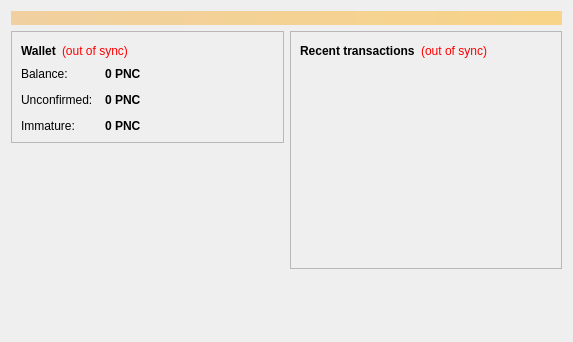
<?xml version="1.0" encoding="UTF-8"?>
<ui version="4.0">
 <class>OverviewPage</class>
 <widget class="QWidget" name="OverviewPage">
  <property name="geometry">
   <rect>
    <x>0</x>
    <y>0</y>
    <width>573</width>
    <height>342</height>
   </rect>
  </property>
  <property name="windowTitle">
   <string>Form</string>
  </property>
  <layout class="QVBoxLayout" name="topLayout">
   <item>
    <widget class="QLabel" name="labelAlerts">
     <property name="visible">
      <bool>false</bool>
     </property>
     <property name="styleSheet">
      <string notr="true">background-color: qlineargradient(x1: 0, y1: 0, x2: 1, y2: 0, stop:0 #F0D0A0, stop:1 #F8D488); color:#000000;</string>
     </property>
     <property name="wordWrap">
      <bool>true</bool>
     </property>
     <property name="margin">
      <number>3</number>
     </property>
    </widget>
   </item>
   <item>
    <layout class="QHBoxLayout" name="horizontalLayout" stretch="1,1">
     <item>
      <layout class="QVBoxLayout" name="verticalLayout_2">
       <item>
        <widget class="QFrame" name="frame">
         <property name="frameShape">
          <enum>QFrame::StyledPanel</enum>
         </property>
         <property name="frameShadow">
          <enum>QFrame::Raised</enum>
         </property>
         <layout class="QVBoxLayout" name="verticalLayout_4">
          <item>
           <layout class="QHBoxLayout" name="horizontalLayout_4">
            <item>
             <widget class="QLabel" name="label_5">
              <property name="font">
               <font>
                <weight>75</weight>
                <bold>true</bold>
               </font>
              </property>
              <property name="text">
               <string>Wallet</string>
              </property>
             </widget>
            </item>
            <item>
             <widget class="QLabel" name="labelWalletStatus">
              <property name="toolTip">
               <string>The displayed information may be out of date. Your wallet automatically synchronizes with the PlatinumCoin network after a connection is established, but this process has not completed yet.</string>
              </property>
              <property name="styleSheet">
               <string notr="true">QLabel { color: red; }</string>
              </property>
              <property name="text">
               <string notr="true">(out of sync)</string>
              </property>
              <property name="alignment">
               <set>Qt::AlignLeading|Qt::AlignLeft|Qt::AlignVCenter</set>
              </property>
             </widget>
            </item>
            <item>
             <spacer name="horizontalSpacer_2">
              <property name="orientation">
               <enum>Qt::Horizontal</enum>
              </property>
              <property name="sizeHint" stdset="0">
               <size>
                <width>40</width>
                <height>20</height>
               </size>
              </property>
             </spacer>
            </item>
           </layout>
          </item>
          <item>
           <layout class="QFormLayout" name="formLayout_2">
            <property name="fieldGrowthPolicy">
             <enum>QFormLayout::AllNonFixedFieldsGrow</enum>
            </property>
            <property name="horizontalSpacing">
             <number>12</number>
            </property>
            <property name="verticalSpacing">
             <number>12</number>
            </property>
            <item row="0" column="0">
             <widget class="QLabel" name="label">
              <property name="text">
               <string>Balance:</string>
              </property>
             </widget>
            </item>
            <item row="0" column="1">
             <widget class="QLabel" name="labelBalance">
              <property name="font">
               <font>
                <weight>75</weight>
                <bold>true</bold>
               </font>
              </property>
              <property name="cursor">
               <cursorShape>IBeamCursor</cursorShape>
              </property>
              <property name="toolTip">
               <string>Your current balance</string>
              </property>
              <property name="text">
               <string notr="true">0 PNC</string>
              </property>
              <property name="textInteractionFlags">
               <set>Qt::LinksAccessibleByMouse|Qt::TextSelectableByKeyboard|Qt::TextSelectableByMouse</set>
              </property>
             </widget>
            </item>
            <item row="1" column="0">
             <widget class="QLabel" name="label_3">
              <property name="text">
               <string>Unconfirmed:</string>
              </property>
             </widget>
            </item>
            <item row="1" column="1">
             <widget class="QLabel" name="labelUnconfirmed">
              <property name="font">
               <font>
                <weight>75</weight>
                <bold>true</bold>
               </font>
              </property>
              <property name="cursor">
               <cursorShape>IBeamCursor</cursorShape>
              </property>
              <property name="toolTip">
               <string>Total of transactions that have yet to be confirmed, and do not yet count toward the current balance</string>
              </property>
              <property name="text">
               <string notr="true">0 PNC</string>
              </property>
              <property name="textInteractionFlags">
               <set>Qt::LinksAccessibleByMouse|Qt::TextSelectableByKeyboard|Qt::TextSelectableByMouse</set>
              </property>
             </widget>
            </item>
            <item row="2" column="0">
             <widget class="QLabel" name="labelImmatureText">
              <property name="text">
               <string>Immature:</string>
              </property>
             </widget>
            </item>
            <item row="2" column="1">
             <widget class="QLabel" name="labelImmature">
              <property name="font">
               <font>
                <weight>75</weight>
                <bold>true</bold>
               </font>
              </property>
              <property name="toolTip">
               <string>Mined balance that has not yet matured</string>
              </property>
              <property name="text">
               <string notr="true">0 PNC</string>
              </property>
              <property name="textInteractionFlags">
               <set>Qt::LinksAccessibleByMouse|Qt::TextSelectableByKeyboard|Qt::TextSelectableByMouse</set>
              </property>
             </widget>
            </item>
           </layout>
          </item>
         </layout>
        </widget>
       </item>
       <item>
        <spacer name="verticalSpacer">
         <property name="orientation">
          <enum>Qt::Vertical</enum>
         </property>
         <property name="sizeHint" stdset="0">
          <size>
           <width>20</width>
           <height>40</height>
          </size>
         </property>
        </spacer>
       </item>
      <item>
         <widget class="QLabel" name="coinimage">
          <property name="text">
           <string/>
          </property>
          <property name="pixmap">
           <pixmap resource="../bitcoin.qrc">:/icons/bitcoin</pixmap>
          </property>
          <property name="scaledContents">
           <bool>false</bool>
          </property>
          <property name="alignment">
           <set>Qt::AlignCenter</set>
          </property>
          <property name="margin">
           <number>-2</number>
          </property>
         </widget>
        </item>
      </layout>
     </item>
     <item>
      <layout class="QVBoxLayout" name="verticalLayout_3">
       <item>
        <widget class="QFrame" name="frame_2">
         <property name="frameShape">
          <enum>QFrame::StyledPanel</enum>
         </property>
         <property name="frameShadow">
          <enum>QFrame::Raised</enum>
         </property>
         <layout class="QVBoxLayout" name="verticalLayout">
          <item>
           <layout class="QHBoxLayout" name="horizontalLayout_2">
            <item>
             <widget class="QLabel" name="label_4">
              <property name="text">
               <string>&lt;b&gt;Recent transactions&lt;/b&gt;</string>
              </property>
             </widget>
            </item>
            <item>
             <widget class="QLabel" name="labelTransactionsStatus">
              <property name="toolTip">
               <string>The displayed information may be out of date. Your wallet automatically synchronizes with the PlatinumCoin network after a connection is established, but this process has not completed yet.</string>
              </property>
              <property name="styleSheet">
               <string notr="true">QLabel { color: red; }</string>
              </property>
              <property name="text">
               <string notr="true">(out of sync)</string>
              </property>
              <property name="alignment">
               <set>Qt::AlignRight|Qt::AlignTrailing|Qt::AlignVCenter</set>
              </property>
             </widget>
            </item>
            <item>
             <spacer name="horizontalSpacer">
              <property name="orientation">
               <enum>Qt::Horizontal</enum>
              </property>
              <property name="sizeHint" stdset="0">
               <size>
                <width>40</width>
                <height>20</height>
               </size>
              </property>
             </spacer>
            </item>
           </layout>
          </item>
          <item>
           <widget class="QListView" name="listTransactions">
            <property name="styleSheet">
             <string notr="true">QListView { background: transparent; }</string>
            </property>
            <property name="frameShape">
             <enum>QFrame::NoFrame</enum>
            </property>
            <property name="verticalScrollBarPolicy">
             <enum>Qt::ScrollBarAlwaysOff</enum>
            </property>
            <property name="horizontalScrollBarPolicy">
             <enum>Qt::ScrollBarAlwaysOff</enum>
            </property>
            <property name="selectionMode">
             <enum>QAbstractItemView::NoSelection</enum>
            </property>
           </widget>
          </item>
         </layout>
        </widget>
       </item>
       <item>
        <spacer name="verticalSpacer_2">
         <property name="orientation">
          <enum>Qt::Vertical</enum>
         </property>
         <property name="sizeHint" stdset="0">
          <size>
           <width>20</width>
           <height>40</height>
          </size>
         </property>
        </spacer>
       </item>
      </layout>
     </item>
    </layout>
   </item>
  </layout>
 </widget>
 <resources/>
 <connections/>
</ui>
